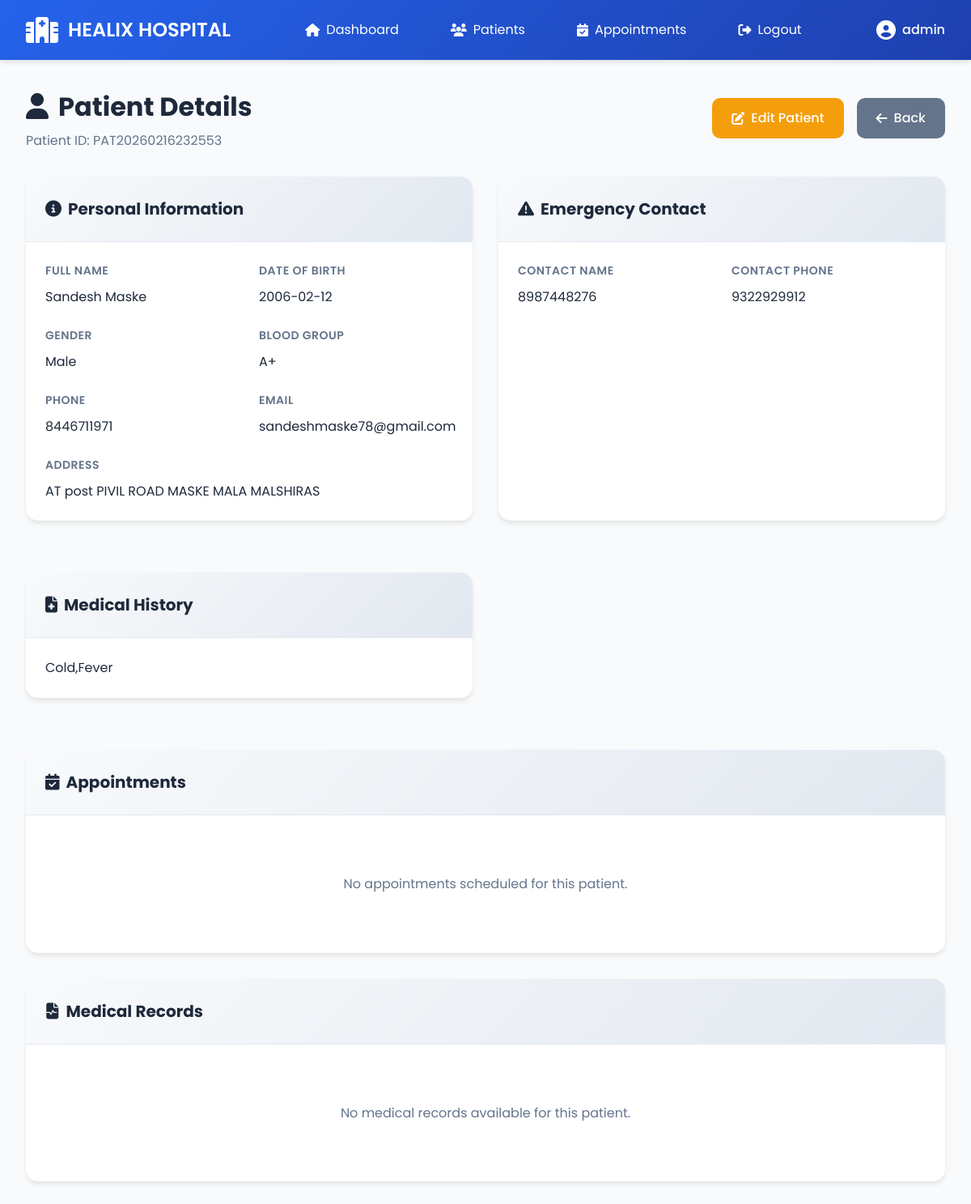
Screenshot of /patients/2 (signed in) with the database file from the repository.
### tables this page shows
CREATE TABLE patients (
    id INTEGER PRIMARY KEY AUTOINCREMENT,
    patient_id VARCHAR(20) UNIQUE NOT NULL,
    first_name VARCHAR(50) NOT NULL,
    last_name VARCHAR(50) NOT NULL,
    date_of_birth DATE NOT NULL,
    gender VARCHAR(10) NOT NULL,
    phone VARCHAR(15),
    email VARCHAR(100),
    address TEXT,
    blood_group VARCHAR(5),
    emergency_contact_name VARCHAR(100),
    emergency_contact_phone VARCHAR(15),
    medical_history TEXT,
    created_at TIMESTAMP DEFAULT CURRENT_TIMESTAMP,
    updated_at TIMESTAMP DEFAULT CURRENT_TIMESTAMP
);

### app.py (the view)
@app.route('/patients/<int:patient_id>')
def view_patient(patient_id):
    if 'user_id' not in session:
        return redirect(url_for('login'))
    conn = get_db()
    patient = conn.execute('SELECT * FROM patients WHERE id = ?', (patient_id,)).fetchone()
    appointments = conn.execute(
        'SELECT * FROM appointments WHERE patient_id = ? ORDER BY appointment_date DESC',
        (patient_id,)
    ).fetchall()
    medical_records = conn.execute(
        'SELECT * FROM medical_records WHERE patient_id = ? ORDER BY record_date DESC',
        (patient_id,)
    ).fetchall()
    conn.close()
    if not patient:
        return redirect(url_for('patients'))
    return render_template('view_patient.html',
                         patient=patient,
                         appointments=appointments,
                         medical_records=medical_records)

### app.py (called while the page is built)
def get_db():
    conn = sqlite3.connect(DATABASE)
    conn.row_factory = sqlite3.Row
    return conn

### templates/view_patient.html (shortened to what this page needs)
{% extends "base.html" %}
{% block content %}
<div class="page-container">
    <div class="page-header">
        <div>
            <h1><i class="fas fa-user"></i> Patient Details</h1>
            <p>Patient ID: {{ patient.patient_id }}</p>
        </div>
        <div class="header-actions">
            <a href="{{ url_for('edit_patient', patient_id=patient.id) }}" class="btn btn-warning">
                <i class="fas fa-edit"></i> Edit Patient
            </a>
            <a href="{{ url_for('patients') }}" class="btn btn-secondary">
                <i class="fas fa-arrow-left"></i> Back
            </a>
        </div>
    </div>
    <div class="patient-details-grid">
        <div class="card">
            <div class="card-header">
                <h2><i class="fas fa-info-circle"></i> Personal Information</h2>
            </div>
            <div class="card-body">
                <div class="info-grid">
                    <div class="info-item">
                        <label>Full Name</label>
                        <p>{{ patient.first_name }} {{ patient.last_name }}</p>
                    </div>
                    <div class="info-item">
                        <label>Date of Birth</label>
                        <p>{{ patient.date_of_birth }}</p>
                    </div>
                    <div class="info-item">
                        <label>Gender</label>
                        <p>{{ patient.gender }}</p>
                    </div>
                    <div class="info-item">
                        <label>Blood Group</label>
                        <p>{{ patient.blood_group or 'Not specified' }}</p>
                    </div>
                    <div class="info-item">
                        <label>Phone</label>
                        <p>{{ patient.phone or 'Not provided' }}</p>
                    </div>
                    <div class="info-item">
                        <label>Email</label>
                        <p>{{ patient.email or 'Not provided' }}</p>
                    </div>
                    <div class="info-item full-width">
                        <label>Address</label>
                        <p>{{ patient.address or 'Not provided' }}</p>
                    </div>
                </div>
            </div>
        </div>
        <div class="card">
            <div class="card-header">
                <h2><i class="fas fa-exclamation-triangle"></i> Emergency Contact</h2>
            </div>
            <div class="card-body">
                <div class="info-grid">
                    <div class="info-item">
                        <label>Contact Name</label>
                        <p>{{ patient.emergency_contact_name or 'Not provided' }}</p>
                    </div>
                    <div class="info-item">
                        <label>Contact Phone</label>
                        <p>{{ patient.emergency_contact_phone or 'Not provided' }}</p>
                    </div>
                </div>
            </div>
        </div>
        {% if patient.medical_history %}
        <div class="card">
            <div class="card-header">
                <h2><i class="fas fa-file-medical"></i> Medical History</h2>
            </div>
            <div class="card-body">
                <p>{{ patient.medical_history }}</p>
            </div>
        </div>
        {% endif %}
    </div>
    <div class="card">
        <div class="card-header">
            <h2><i class="fas fa-calendar-check"></i> Appointments</h2>
        </div>
        <div class="card-body">
            {% if appointments %}
            <div class="table-responsive">
                <table class="data-table">
                    <thead>
                        <tr>
                            <th>Date</th>
                            <th>Time</th>
                            <th>Doctor</th>
                            <th>Department</th>
                            <th>Reason</th>
                            <th>Status</th>
                        </tr>
                    </thead>
                    <tbody>
                        {% for appointment in appointments %}
                        <tr>
                            <td>{{ appointment.appointment_date }}</td>
                            <td>{{ appointment.appointment_time }}</td>
                            <td>{{ appointment.doctor_name or '-' }}</td>
                            <td>{{ appointment.department or '-' }}</td>
                            <td>{{ appointment.reason or '-' }}</td>
                            <td><span class="badge badge-{{ appointment.status }}">{{ appointment.status }}</span></td>
                        </tr>
                        {% endfor %}
                    </tbody>
                </table>
            </div>
            {% else %}
            <p class="empty-state">No appointments scheduled for this patient.</p>
            {% endif %}
        </div>
    </div>
    <div class="card">
        <div class="card-header">
            <h2><i class="fas fa-file-medical-alt"></i> Medical Records</h2>
        </div>
        <div class="card-body">
            {% if medical_records %}
            <div class="table-responsive">
                <table class="data-table">
                    <thead>
                        <tr>
                            <th>Date</th>
                            <th>Doctor</th>
                            <th>Diagnosis</th>
                            <th>Prescription</th>
                        </tr>
                    </thead>
                    <tbody>
                        {% for record in medical_records %}
                        <tr>
                            <td>{{ record.record_date }}</td>
                            <td>{{ record.doctor_name or '-' }}</td>
                            <td>{{ record.diagnosis or '-' }}</td>
                            <td>{{ record.prescription or '-' }}</td>
                        </tr>
                        {% endfor %}
                    </tbody>
                </table>
            </div>
            {% else %}
            <p class="empty-state">No medical records available for this patient.</p>
            {% endif %}
        </div>
    </div>
</div>
{% endblock %}

### static/css/style.css (style rules this page uses)
:root { --primary-color: #2563eb; --primary-dark: #1e40af; --secondary-color: #64748b; --success-color: #10b981; --warning-color: #f59e0b; --danger-color: #ef4444; --info-color: #3b82f6; --bg-color: #f8fafc; --card-bg: #ffffff; --text-primary: #1e293b; --text-secondary: #64748b; --border-color: #e2e8f0; --shadow-sm: 0 1px 2px 0 rgba(0, 0, 0, 0.05); --shadow-md: 0 4px 6px -1px rgba(0, 0, 0, 0.1); --shadow-lg: 0 10px 15px -3px rgba(0, 0, 0, 0.1); --shadow-xl: 0 20px 25px -5px rgba(0, 0, 0, 0.1); }
* { margin: 0; padding: 0; box-sizing: border-box; }
body { font-family: 'Poppins', sans-serif; background-color: var(--bg-color); color: var(--text-primary); line-height: 1.6; }
.btn { padding: 0.75rem 1.5rem; border: none; border-radius: 10px; font-size: 1rem; font-weight: 500; cursor: pointer; display: inline-flex; align-items: center; gap: 0.5rem; transition: all 0.3s; text-decoration: none; font-family: inherit; }
.btn-secondary { background-color: var(--secondary-color); color: white; }
.btn-warning { background-color: var(--warning-color); color: white; }
.page-header { display: flex; justify-content: space-between; align-items: center; margin-bottom: 2rem; flex-wrap: wrap; gap: 1rem; }
.page-header h1 { font-size: 2rem; color: var(--text-primary); display: flex; align-items: center; gap: 0.75rem; }
.page-header p { color: var(--text-secondary); margin-top: 0.25rem; }
.header-actions { display: flex; gap: 1rem; flex-wrap: wrap; }
.card { background: var(--card-bg); border-radius: 15px; box-shadow: var(--shadow-md); overflow: hidden; margin-bottom: 2rem; }
.card-header { padding: 1.5rem; background: linear-gradient(135deg, #f8fafc 0%, #e2e8f0 100%); border-bottom: 1px solid var(--border-color); }
.card-header h2 { font-size: 1.25rem; color: var(--text-primary); display: flex; align-items: center; gap: 0.5rem; }
.card-body { padding: 1.5rem; }
.patient-details-grid { display: grid; grid-template-columns: repeat(auto-fit, minmax(400px, 1fr)); gap: 2rem; margin-bottom: 2rem; }
.info-grid { display: grid; grid-template-columns: repeat(auto-fit, minmax(200px, 1fr)); gap: 1.5rem; }
.info-item { display: flex; flex-direction: column; }
.info-item.full-width { grid-column: 1 / -1; }
.info-item label { font-weight: 600; color: var(--text-secondary); font-size: 0.875rem; margin-bottom: 0.5rem; text-transform: uppercase; letter-spacing: 0.5px; }
.info-item p { color: var(--text-primary); font-size: 1rem; }
.empty-state { text-align: center; padding: 3rem 2rem; color: var(--text-secondary); }
.page-container { animation: fadeIn 0.5s ease-in; }

### rows the page displays
patients: patient_id "PAT20260216232553", first_name "Sandesh", last_name "Maske", date_of_birth "2006-02-12", gender "Male", blood_group "A+", phone "8446711971", email "sandeshmaske78@gmail.com", address "AT post PIVIL ROAD MASKE MALA MALSHIRAS", emergency_contact_name "8987448276", emergency_contact_phone "9322929912", medical_history "Cold,Fever"

### other values shown
{{ session.username }} "admin"
